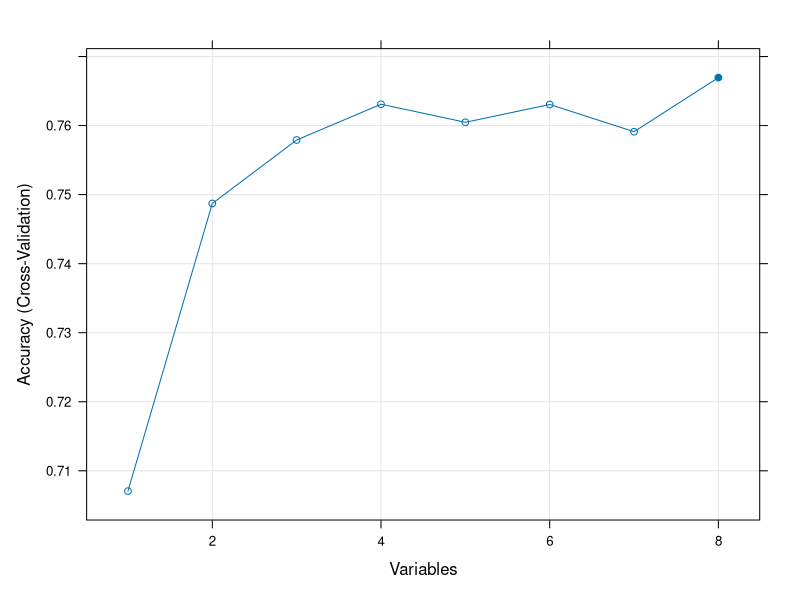

This figure's R source:
# Install the libraries: 
#install.packages("mlbench")
#install.packages("caret")
#install.packages("randomForest")


# ensure the results are repeatable
set.seed(7)
# load the library
library(mlbench)
library(caret)
# load the data
data(PimaIndiansDiabetes)
# define the control using a random forest selection function
control <- rfeControl(functions=rfFuncs, method="cv", number=10)
# run the RFE algorithm
results <- rfe(PimaIndiansDiabetes[,1:8], PimaIndiansDiabetes[,9], sizes=c(1:8), rfeControl=control)
# summarize the results
print(results)
# list the chosen features
predictors(results)
# plot the results
plot(results, type=c("g", "o"))